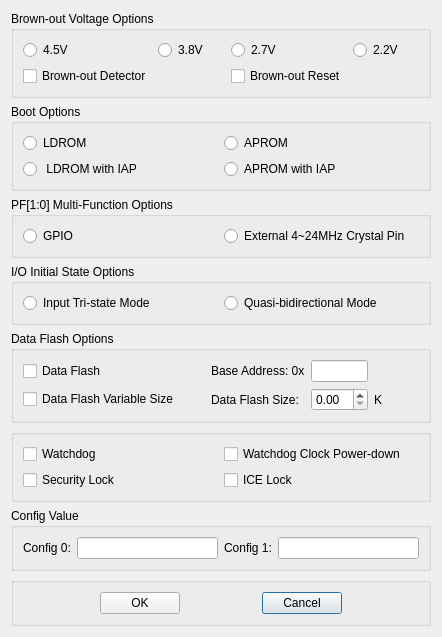
<?xml version="1.0" encoding="UTF-8"?>
<ui version="4.0">
 <class>Dialog</class>
 <widget class="QDialog" name="Dialog">
  <property name="geometry">
   <rect>
    <x>0</x>
    <y>0</y>
    <width>442</width>
    <height>483</height>
   </rect>
  </property>
  <property name="windowTitle">
   <string>Dialog</string>
  </property>
  <layout class="QGridLayout" name="gridLayout_8">
   <item row="0" column="0">
    <layout class="QVBoxLayout" name="verticalLayout">
     <item>
      <widget class="QGroupBox" name="gridGroupBox_brownout">
       <property name="title">
        <string>Brown-out Voltage Options</string>
       </property>
       <layout class="QGridLayout" name="gridLayout_7">
        <item row="0" column="1">
         <widget class="QRadioButton" name="radioButton_bw_v_1">
          <property name="text">
           <string>3.8V</string>
          </property>
         </widget>
        </item>
        <item row="0" column="2">
         <widget class="QRadioButton" name="radioButton_bw_v_2">
          <property name="text">
           <string>2.7V</string>
          </property>
         </widget>
        </item>
        <item row="0" column="0">
         <widget class="QRadioButton" name="radioButton_bw_v_0">
          <property name="text">
           <string>4.5V</string>
          </property>
         </widget>
        </item>
        <item row="0" column="3">
         <widget class="QRadioButton" name="radioButton_bw_v_3">
          <property name="text">
           <string>2.2V</string>
          </property>
         </widget>
        </item>
        <item row="1" column="0">
         <widget class="QCheckBox" name="checkBox_bw_0">
          <property name="text">
           <string>Brown-out Detector</string>
          </property>
         </widget>
        </item>
        <item row="1" column="2">
         <widget class="QCheckBox" name="checkBox_bw_1">
          <property name="text">
           <string>Brown-out Reset</string>
          </property>
         </widget>
        </item>
       </layout>
      </widget>
     </item>
     <item>
      <widget class="QGroupBox" name="gridGroupBox_boot">
       <property name="title">
        <string>Boot Options</string>
       </property>
       <layout class="QGridLayout" name="gridLayout_6">
        <item row="0" column="0">
         <widget class="QRadioButton" name="radioButton_bt_0_0">
          <property name="text">
           <string>LDROM</string>
          </property>
         </widget>
        </item>
        <item row="1" column="0">
         <widget class="QRadioButton" name="radioButton_bt_1_0">
          <property name="text">
           <string> LDROM with IAP</string>
          </property>
         </widget>
        </item>
        <item row="0" column="1">
         <widget class="QRadioButton" name="radioButton_bt_0_1">
          <property name="text">
           <string>APROM</string>
          </property>
         </widget>
        </item>
        <item row="1" column="1">
         <widget class="QRadioButton" name="radioButton_bt_1_1">
          <property name="text">
           <string>APROM with IAP</string>
          </property>
         </widget>
        </item>
       </layout>
      </widget>
     </item>
     <item>
      <widget class="QGroupBox" name="gridGroupBox_multi_function">
       <property name="title">
        <string>PF[1:0] Multi-Function Options</string>
       </property>
       <layout class="QGridLayout" name="gridLayout_5">
        <item row="0" column="1">
         <widget class="QRadioButton" name="radioButton_mf_1">
          <property name="text">
           <string>External 4~24MHz Crystal Pin</string>
          </property>
         </widget>
        </item>
        <item row="0" column="0">
         <widget class="QRadioButton" name="radioButton_mf_0">
          <property name="text">
           <string>GPIO</string>
          </property>
         </widget>
        </item>
       </layout>
      </widget>
     </item>
     <item>
      <widget class="QGroupBox" name="gridGroupBox_io_state">
       <property name="title">
        <string>I/O Initial State Options</string>
       </property>
       <layout class="QGridLayout" name="gridLayout_4">
        <item row="0" column="0">
         <widget class="QRadioButton" name="radioButton_io_0">
          <property name="text">
           <string>Input Tri-state Mode</string>
          </property>
         </widget>
        </item>
        <item row="0" column="1">
         <widget class="QRadioButton" name="radioButton_io_1">
          <property name="text">
           <string>Quasi-bidirectional Mode</string>
          </property>
         </widget>
        </item>
       </layout>
      </widget>
     </item>
     <item>
      <widget class="QGroupBox" name="gridGroupBox_data_flash">
       <property name="title">
        <string>Data Flash Options</string>
       </property>
       <layout class="QGridLayout" name="gridLayout_9" rowstretch="1,1" columnstretch="4,2,1,1" rowminimumheight="0,0">
        <item row="1" column="2">
         <widget class="QDoubleSpinBox" name="doubleSpinBox_pagesize"/>
        </item>
        <item row="0" column="1">
         <widget class="QLabel" name="label">
          <property name="text">
           <string>Base Address: 0x</string>
          </property>
         </widget>
        </item>
        <item row="0" column="2">
         <widget class="QLineEdit" name="lineEdit_data_address"/>
        </item>
        <item row="1" column="1">
         <widget class="QLabel" name="label_2">
          <property name="text">
           <string>Data Flash Size:</string>
          </property>
         </widget>
        </item>
        <item row="1" column="3">
         <widget class="QLabel" name="label_3">
          <property name="text">
           <string>K</string>
          </property>
         </widget>
        </item>
        <item row="0" column="0">
         <widget class="QCheckBox" name="checkBox_dataflash">
          <property name="text">
           <string>Data Flash</string>
          </property>
         </widget>
        </item>
        <item row="1" column="0">
         <widget class="QCheckBox" name="checkBox_dataflash_size">
          <property name="text">
           <string>Data Flash Variable Size</string>
          </property>
         </widget>
        </item>
       </layout>
      </widget>
     </item>
     <item>
      <widget class="QGroupBox" name="gridGroupBox_misc">
       <layout class="QGridLayout" name="gridLayout_3">
        <item row="0" column="1">
         <widget class="QCheckBox" name="checkBox_watchdog_pwdwn">
          <property name="text">
           <string>Watchdog Clock Power-down</string>
          </property>
         </widget>
        </item>
        <item row="1" column="0">
         <widget class="QCheckBox" name="checkBox_security_lock">
          <property name="text">
           <string>Security Lock</string>
          </property>
         </widget>
        </item>
        <item row="0" column="0">
         <widget class="QCheckBox" name="checkBox_watchdog">
          <property name="text">
           <string>Watchdog</string>
          </property>
         </widget>
        </item>
        <item row="1" column="1">
         <widget class="QCheckBox" name="checkBox_ice_lock">
          <property name="text">
           <string>ICE Lock</string>
          </property>
         </widget>
        </item>
       </layout>
      </widget>
     </item>
     <item>
      <widget class="QGroupBox" name="gridGroupBox_config">
       <property name="title">
        <string>Config Value</string>
       </property>
       <layout class="QGridLayout" name="gridLayout">
        <item row="0" column="0">
         <widget class="QLabel" name="label_config0">
          <property name="text">
           <string>Config 0:</string>
          </property>
         </widget>
        </item>
        <item row="0" column="1">
         <widget class="QLineEdit" name="lineEdit_config0"/>
        </item>
        <item row="0" column="2">
         <widget class="QLabel" name="label_config1">
          <property name="text">
           <string>Config 1:</string>
          </property>
         </widget>
        </item>
        <item row="0" column="3">
         <widget class="QLineEdit" name="lineEdit_config1"/>
        </item>
       </layout>
      </widget>
     </item>
     <item>
      <widget class="QGroupBox" name="gridGroupBox_OK">
       <layout class="QGridLayout" name="gridLayout_2">
        <item row="0" column="2">
         <spacer name="horizontalSpacer">
          <property name="orientation">
           <enum>Qt::Horizontal</enum>
          </property>
          <property name="sizeHint" stdset="0">
           <size>
            <width>40</width>
            <height>20</height>
           </size>
          </property>
         </spacer>
        </item>
        <item row="0" column="3">
         <widget class="QPushButton" name="pushButton_Cancel">
          <property name="text">
           <string>Cancel</string>
          </property>
         </widget>
        </item>
        <item row="0" column="1">
         <widget class="QPushButton" name="pushButton_OK">
          <property name="text">
           <string>OK</string>
          </property>
         </widget>
        </item>
        <item row="0" column="0">
         <spacer name="horizontalSpacer_2">
          <property name="orientation">
           <enum>Qt::Horizontal</enum>
          </property>
          <property name="sizeHint" stdset="0">
           <size>
            <width>40</width>
            <height>20</height>
           </size>
          </property>
         </spacer>
        </item>
        <item row="0" column="4">
         <spacer name="horizontalSpacer_3">
          <property name="orientation">
           <enum>Qt::Horizontal</enum>
          </property>
          <property name="sizeHint" stdset="0">
           <size>
            <width>40</width>
            <height>20</height>
           </size>
          </property>
         </spacer>
        </item>
       </layout>
      </widget>
     </item>
    </layout>
   </item>
  </layout>
 </widget>
 <resources/>
 <connections/>
</ui>
